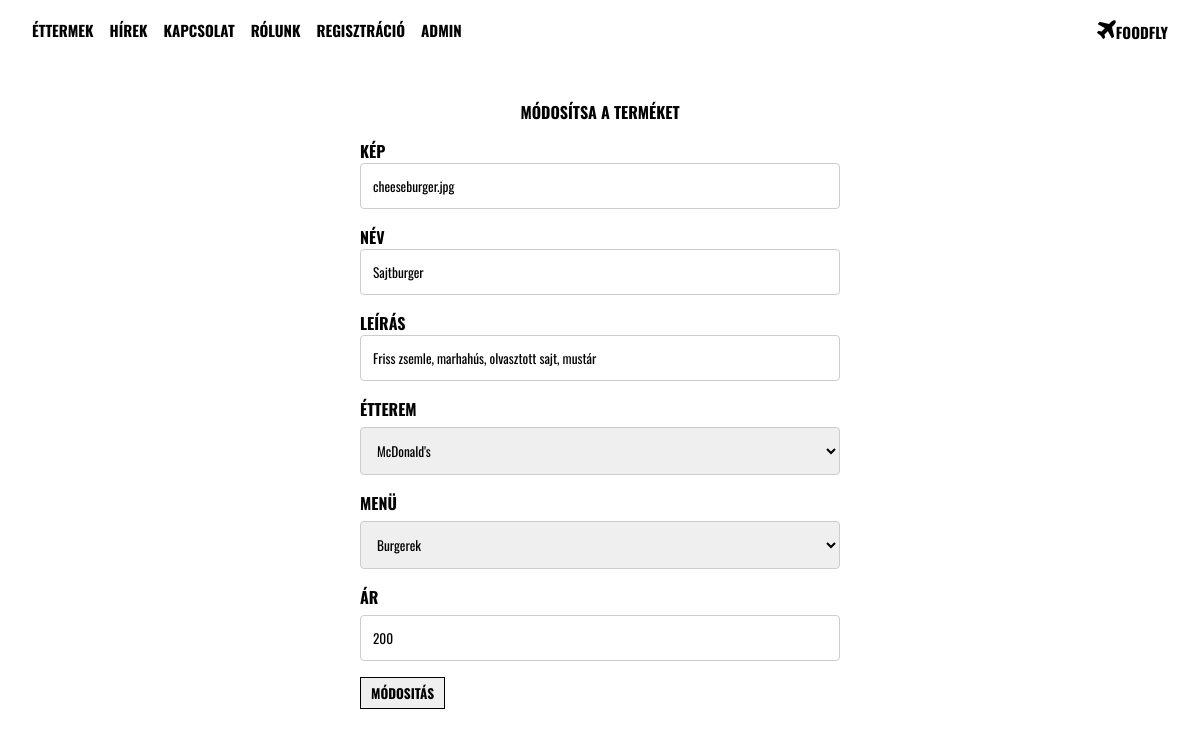
The app's page /admin/modify-product.php?mealId=6 with its own data.
### tables this page shows
CREATE TABLE `meals` (
  `id` int(11) NOT NULL,
  `name` varchar(50) DEFAULT NULL,
  `description` varchar(255) DEFAULT NULL,
  `image` varchar(50) DEFAULT NULL,
  `price` int(11) DEFAULT NULL
);

### admin/modify-product.php (the view, shortened to what this page needs)
<?php
require_once('../assets/php/header-admin.php');
require_once('../assets/php/admin-nav.php');
require_once('../config/db.php');
$mealId = $_GET["mealId"];
$sql = "select * from meals where id = ".$mealId;
$result = $conn->query($sql);
$meal = $result->fetch_assoc();
$sql = "select * from menu_meal where meal_id = ".$mealId;
$result = $conn->query($sql);
$selectedMenu = $result->fetch_assoc();
$sql = "select * from restaurants";
$restaurants = $conn->query($sql);
$sql = "select * from menus";
$menus = $conn->query($sql);
?>
<div id="adding-new_product">
    <span>Módosítsa a terméket</span>
    <form method="post" action="modify-product.php?mealId=<?=$mealId?>">
        <label for="image">KÉP</label><br>
        <input type="text" id="image" name="image" value="<?= $meal["image"] ?>"><br>
        <label for="name">NÉV</label><br>
        <input type="text" id="name" name="name" value="<?= $meal["name"] ?>"><br>
        <label for="description">LEíRÁS</label><br>
        <input type="text" id="description" name="description" value="<?= $meal["description"] ?>"><br>
        <label for="restaurant">ÉTTEREM</label>
        <select name="restaurant" id="restaurant">
            <?php
                while($row = $restaurants->fetch_assoc()) {
                ?>
                <option value="<?= $row["id"] ?>"><?= $row["name"] ?></option>
                <?php
                }
            ?>
        </select>
        <label for="restaurant">MENÜ</label>
        <select name="menu" id="menu">
            <?php
                while($row = $menus->fetch_assoc()) {
                    if($row["id"] == $selectedMenu["menu_id"]) {
                        ?>
                            <option selected="selected" value="<?= $row["id"] ?>"><?= $row["name"] ?></option>
                        <?php
                    }
                    else {
                        ?>
                            <option value="<?= $row["id"] ?>"><?= $row["name"] ?></option>
                        <?php
                    }
                }
            ?>
        </select>
        <label for="price">ÁR</label><br>
        <input type="number" id="price" name="price" value="<?= $meal["price"] ?>"><br>
        <button type="submit" name="sb" value="add">MÓDOSITÁS</button>
    </form>
</div>
</body>
</html>

### assets/css/styles.css (style rules this page uses)
html { scroll-behavior: smooth; }
body { margin: 0; padding: 0; font-family: 'Oswald', sans-serif; box-sizing: border-box; height: 100vh; min-height: 100vh; }
#kapcsolaturpal input, select, textarea { width: 100% !important; padding: 12px; border: 1px solid #ccc; border-radius: 4px; box-sizing: border-box; margin-top: 6px; margin-bottom: 16px; }
#kapcsolaturpal input, textarea, select { font-family:inherit; }
#mekiRendeles_uralp input[type=text], select, textarea, input[type=number], input[type=email] { width: 25%; padding: 12px; border: 1px solid #ccc; border-radius: 4px; box-sizing: border-box; margin-top: 6px; margin-bottom: 16px; resize: vertical; }
#rendelesleadas input, select, textarea { width: 100% !important; padding: 12px; border: 1px solid #ccc; border-radius: 4px; box-sizing: border-box; margin-top: 6px; margin-bottom: 16px; }
#rendelesleadas input, textarea, select { font-family:inherit; }
#adding-new_product { min-height: 100vh; width: 100%; display: flex; flex-direction: column; align-items: center; margin-top: 100px; }
#adding-new_product form { width: 40%; }
#adding-new_product span { font-weight: bold; text-transform: uppercase; margin-bottom: 15px; }
#adding-new_product input { width: 100%; padding: 12px; border: 1px solid #ccc; border-radius: 4px; box-sizing: border-box; margin-bottom: 16px; font-family: inherit; }
#adding-new_product label { text-transform: uppercase; font-weight: bold; }
#adding-new_product button { padding: 5px 10px; margin-right: 5px; border: 1px solid black; font-weight: bold; font-family: 'Oswald', sans-serif; transition: background-color 1s ease-out 100ms }

### records on screen
meals: image "cheeseburger.jpg", name "Sajtburger", description "Friss zsemle, marhahús, olvasztott sajt, mustár", price "200"

### other values on screen
form field restaurant "McDonald's"
form field menu "Burgerek"
